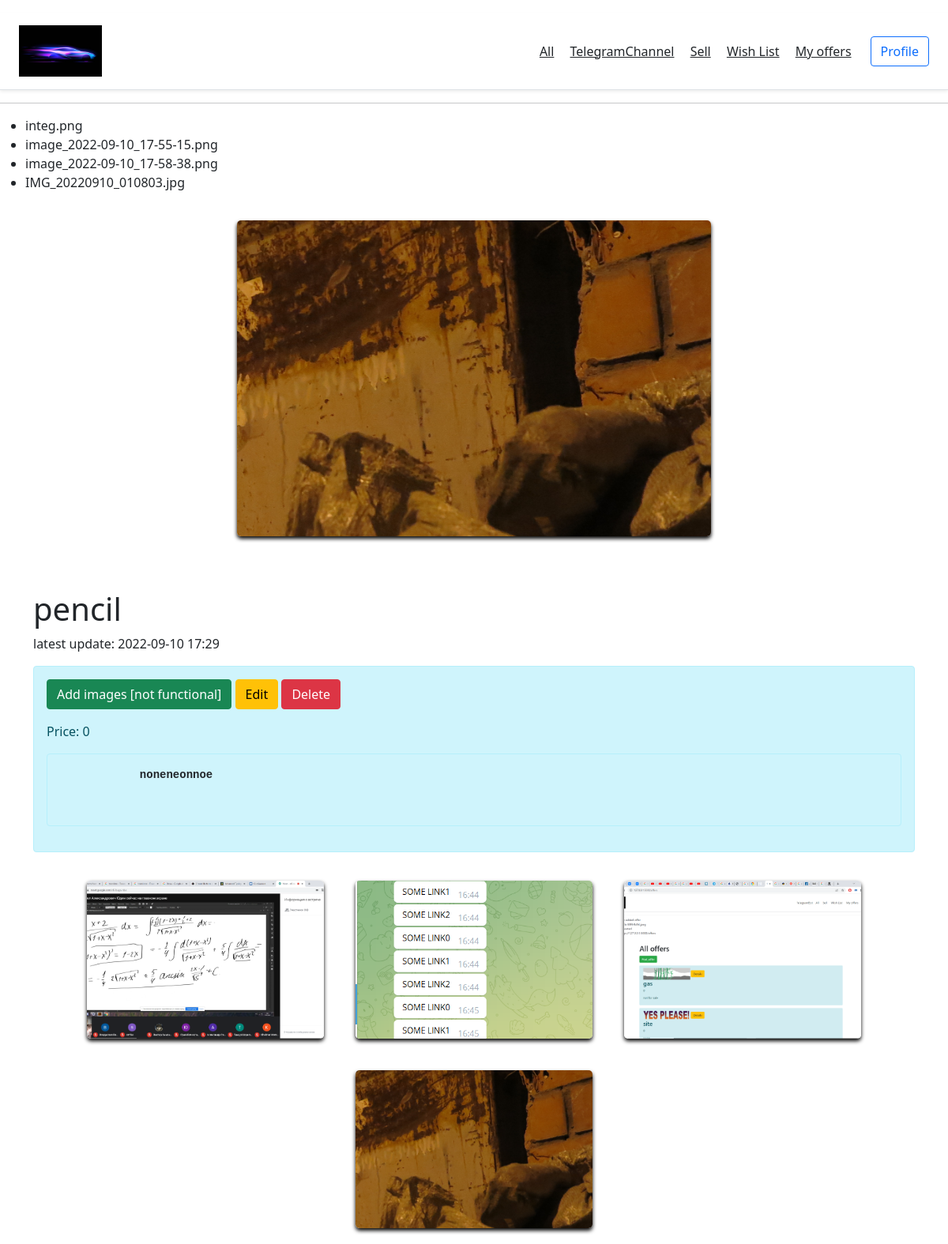
Screenshot of /offers/29 (signed in) with the database file from the repository.
### app/models.py (models this page shows, shortened)
class Image(db.Model):
    id = db.Column(db.Integer, primary_key=True)
    file_name = db.Column(db.String(140))
    offer_id = db.Column(db.Integer, db.ForeignKey('offer.id'))

class Offer(db.Model):
    id = db.Column(db.Integer, primary_key=True)
    item_name = db.Column(db.String(140))
    price = db.Column(db.Integer, nullable=False)
    descr = db.Column(db.String(140))
    timestamp = db.Column(db.DateTime, index=True, default=datetime.utcnow)
    author_id = db.Column(db.Integer, db.ForeignKey('user.id'))

### app/routes.py (the view)
@app.route('/offers/<int:id>')
@login_required
def offer_detail(id):
    try:
        user = current_user.id
        offer = Offer.query.get(id)
        author_id = offer.author_id
        author = User.query.get(author_id)
        images = Image.query.filter_by(offer_id=offer.id)
        main_image = ''
        for img in images:
            main_image = img
            flash(img.file_name)
        timestamp = str(offer.timestamp)[:16]
        return render_template("offer_detail.html", offer=offer, main_image=main_image, user=user, author=author, timestamp=timestamp, images=images)
    except:
        return internal_error("Problem with reaching this offer")

### app/models.py (called while the page is built)
@login.user_loader
def load_user(id):
    return User.query.get(int(id))

### app/templates/offer_detail.html (shortened to what this page needs)
{% extends 'base.html' %}
{% block body%}
<div class="imageheader">
        <a href="{{ url_for('single_img', filename=main_image.file_name) }}">
            <img src="{{ url_for('single_img', filename=main_image.file_name) }}"alt="">
        </a>
</div>
<div class="container mt-5">
    <h1>{{ offer.item_name }}</h1>
    <p>latest update: {{ timestamp }}</p>
    <div class="alert alert-info">
        {% if user == author.id %}
        <a class="btn btn-success" href="/offers/{{ offer.id }}/upload_images">Add images [not functional]</a>
        <a href="/offers/{{ offer.id }}/update" class="btn btn-warning">Edit</a>
        <a href="/offers/{{ offer.id }}/delete" class="btn btn-danger">Delete</a>
        {% endif %}
        <p>Price: {{ offer.price }}</p>
        <div class="alert alert-info">
        <pre style="fond-size:50px">
            <b>{{ offer.descr }}</b>
        </pre>
        </div>
    </div>
</div>
<link rel="stylesheet" href="https://cdnjs.cloudflare.com/ajax/libs/lightgallery-js/1.4.0/css/lightgallery.min.css">
<div class=gallery>
 {% for img in images %}
    <a href="{{ url_for('single_img', filename=img.file_name) }}">
    <img src="{{ url_for('single_img', filename=img.file_name) }}" alt="">
    </a>
 {% endfor %}
</div>
{% endblock %}

### app/templates/base.html (shortened to what this page needs)
<!doctype html>
<html lang="ru">
<head bgcolor="#c0c0c0">
    <link rel="stylesheet" href="https://stackpath.bootstrapcdn.com/bootstrap/4.5.2/css/bootstrap.min.css">
    <link rel="stylesheet" href="https://cdnjs.cloudflare.com/ajax/libs/dropzone/5.7.1/min/dropzone.min.css">
    <link href="https://cdn.jsdelivr.net/npm/bootstrap@5.1.3/dist/css/bootstrap.min.css" rel="stylesheet">
</head>
<body bgcolor="#c0c0c0">
    <div class="d-flex flex-column flex-md-row align-items-center p-3 px-md-4 mb-3 bg-body border-bottom shadow-sm">
    <p class="h5 my-0 mr-md-auto fw-normal"><img src="../static/img/fantaxy.jpg" alt="fantaxy" height="65"></p>
    <nav class="my-2 my-md-0 mr-md-3">
        <a class="p-2 text-dark" href="{{ url_for('offers') }}">All</a>
        <a class="p-2 text-dark" href="{{ "https://t.me/sellaris_test_channel" }}">TelegramChannel</a>
        <a class="p-2 text-dark" href="{{ url_for('create_offer') }}">Sell</a>
        <a class="p-2 text-dark" href="{{ url_for('login') }}">Wish List</a>
        <a class="p-2 text-dark" href="{{ url_for('index') }}">My offers</a>
    </nav>
    <a class="btn btn-outline-primary"
       {% if current_user.is_anonymous %}
            <a href="{{ url_for('login') }}">Sing in</a>
            {% else %}
            <a href="{{ url_for('user', username=current_user.username) }}">Profile</a>
            {% endif %}</a>
    </div>
</body>
    <body bgcolor="#c0c0c0">
        <hr>
        {% with messages = get_flashed_messages() %}
        {% if messages %}
        <ul>
            {% for message in messages %}
            <li>{{ message }}</li>
            {% endfor %}
        </ul>
        {% endif %}
        {% endwith %}
        {% block body %}{% endblock %}
    </body>
</html>

### app/templates/offer_detail.html (style rules this page uses)
* { margin: 0; padding: 0; box-sizing: border-box; transition: all .2s linear; }
.imageheader { display: flex; justify-content: center; flex-wrap: wrap; width: 90%; margin:0 auto; }
.imageheader a { height:400px; width:600px; margin:20px; border-radius: 5px; overflow:hidden; box-shadow: 0 3px 5px #000; }
.imageheader a img { height:100%; width:100%; object-fit:cover; }
.gallery { display: flex; justify-content: center; flex-wrap: wrap; width: 90%; margin:0 auto; }
.gallery a { height:200px; width:300px; margin:20px; border-radius: 5px; overflow:hidden; box-shadow: 0 3px 5px #000; }
.gallery a img { height:100%; width:100%; object-fit:cover; }

### rows the page displays
Image: file_name "integ.png", file_name (picture)
Image: file_name "image_2022-09-10_17-55-15.png", file_name (picture)
Image: file_name "image_2022-09-10_17-58-38.png", file_name (picture)
Image: file_name "IMG_20220910_010803.jpg", file_name (picture)
Offer: item_name "pencil", price "0", descr "noneneonnoe"

### other values shown
{{ timestamp }} "2022-09-10 17:29"
